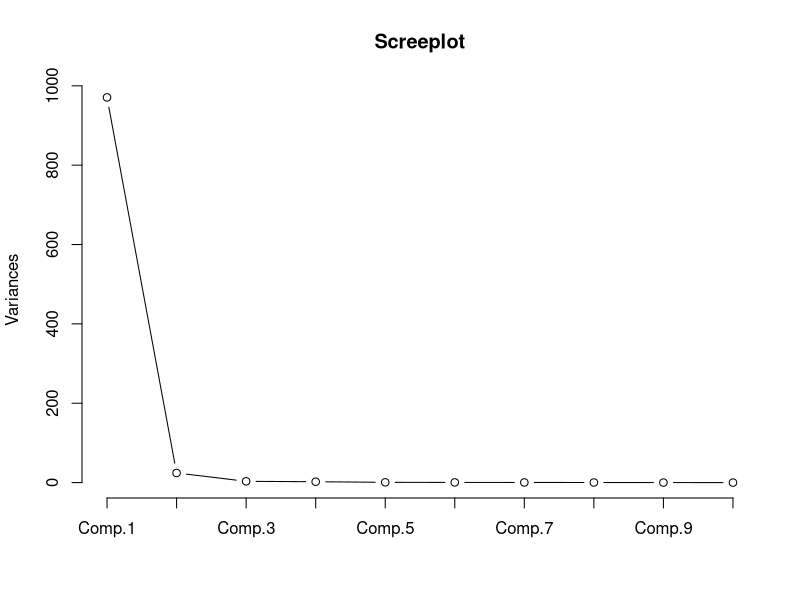
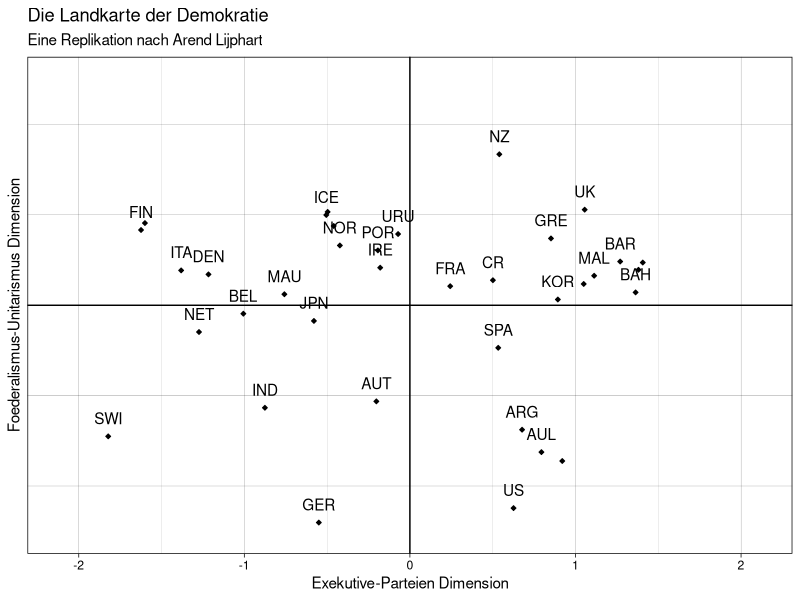
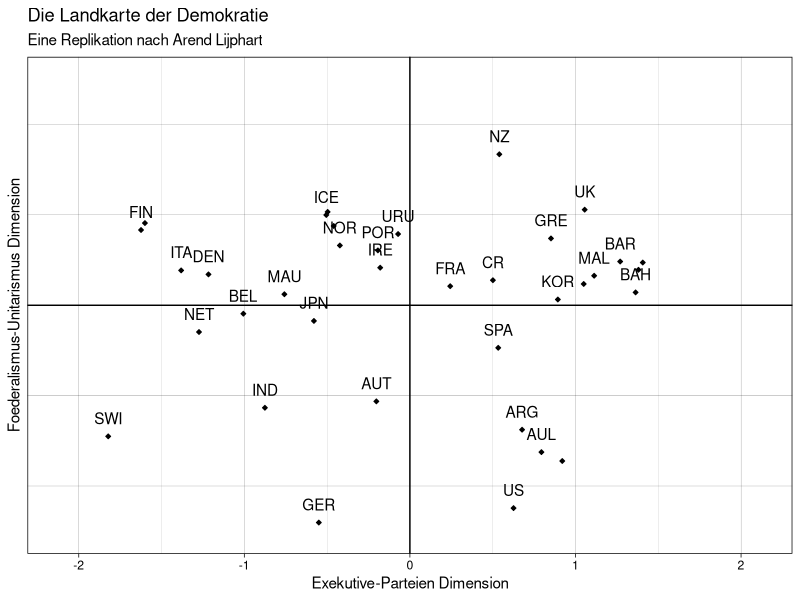

Generate these figures, in order, with R:
## ---- chunk 1
## include this at top of your RMarkdown file for pretty output
## make sure to have the printr package installed: install.packages('printr')
knitr::opts_chunk$set(echo = TRUE, results = TRUE, message = FALSE, warning = FALSE)
# library(printr)
## ---- chunk 2
# Pakete laden
library(Hmisc)
library(foreign)
library(ggplot2)
library(stats)
## ---- chunk 3
setwd("/Users/Christoph/Seafile/Lehrstuhl/Lehrstuhl Hannover Forschung/Forschung/01 Hönnige/025 MWK_StatistikR/Daten/")
lijphart <- read.csv2("Lijphart_Data_recode.csv")
## ---- chunk 4
# 1. Zweiparteiensystem vs. Mehrparteiensystem 
# (ENPP)
lijphart$enpp4510 <- as.numeric(lijphart$enpp4510)

# 2. Einparteienkabinette vs. Koalitionsregierungen 
# (Mittelwert Regierungsdauer Minimal-Winning Koalition und Einparteienkabinette)
lijphart$minwin_one_part4510 <- as.numeric(lijphart$minwin_one_part4510)

# 3. Exekutivdominanz vs. dominante Legislative 
# (Durchschnittliche Lebensdauer von Kabinetten)
lijphart$exe_dom4510 <- as.numeric(lijphart$exe_dom4510)

# 4. Mehrheitswahlrecht vs. Verhältniswahlrecht
# (Gallagher-Index der elektoralen Disproportionalität)
lijphart$disprop4510 <- as.numeric(lijphart$disprop4510)

# 5. Pluralistische vs. korporatistische Interessenvertretung
# (Korporatismus-Index nach Siaroff)
lijphart$inter_gr_plural4510 <- as.numeric(lijphart$inter_gr_plural4510)

# 6. Unitarisch-zentralisiert vs. Föderaldezentralisiert
# (Skala von 1 bis 4 (zentral unitarisch bis föderal und dezentral))
lijphart$fed_unit4510 <- as.numeric(lijphart$fed_unit4510)

# 7. Unikameralismus vs. Bikameralismus
# Skala von 1 bis 4, (unikameral bis stark bikameral)
lijphart$bicam4510 <- as.numeric(lijphart$bicam4510)

# 8. Flexible vs. Rigide Verfassungen
# (Skala von 1 bis 4, (einfach, absolut, super, größer super))
lijphart$const_rigid4510 <- as.numeric(lijphart$const_rigid4510)

# 9. Keine Normenkontrolle vs. Normenkontrolle durch Verfassungsgericht
# (Skala von 1 bis 4, vergeben nach Sekundärliteratur)
lijphart$judic_rev4510 <- as.numeric(lijphart$judic_rev4510)

# 10. Abhängige vs. Unabhängige Zentralbank
# (Grad Zentralbankautonomie (Indizies Cukierman, Grilli…))
lijphart$cen_bank_indep4594 <- as.numeric(lijphart$cen_bank_indep4594)
## ---- chunk 5
sub_lijphart <- lijphart[, c("enpp4510", "minwin_one_part4510", "exe_dom4510", 
                             "disprop4510", "inter_gr_plural4510",
                             "fed_unit4510", "bicam4510", "const_rigid4510",                                 "judic_rev4510", "cen_bank_indep4594")]
head(sub_lijphart)
## ---- chunk 6
cor_matrix <- rcorr(as.matrix(sub_lijphart))
cor_matrix
## ---- chunk 7
model_princomp <- princomp(sub_lijphart)
print(model_princomp$loadings, digits = 2)
## ---- chunk 8
screeplot(model_princomp, 
          type = "lines", 
          main = "Screeplot")
## ---- chunk 9
model_factanal <- factanal(sub_lijphart, 2, rotation = "varimax", scores = "regression")
print(model_factanal, round = 2, cutoff = .3)
## ---- chunk 10
# Faktorwerte ausgeben lassen 
head(model_factanal$scores)
## ---- chunk 11
# Dataframe erstellen 
scores_data <- as.data.frame(model_factanal$scores)

# Visualisierung
plot <- ggplot(data = scores_data, aes(x = Factor1, y = Factor2)) + 
  geom_point(size = 1, shape = 23, fill = "black") +
  geom_text(aes(label = lijphart$Country),
            nudge_y = -.2,
            check_overlap = T) +
  geom_hline(yintercept = 0) +
  geom_vline(xintercept = 0) +
  labs(x = "Exekutive-Parteien Dimension", 
       y = "Foederalismus-Unitarismus Dimension", 
       title = "Die Landkarte der Demokratie", 
       subtitle = "Eine Replikation nach Arend Lijphart") +
  coord_cartesian(ylim = c(2.5, -2.5), xlim = c(-2.1, 2.1)) +
  theme_linedraw() 
plot

# Grafik speichern
ggsave("Landkarte der Demokratie.png")
